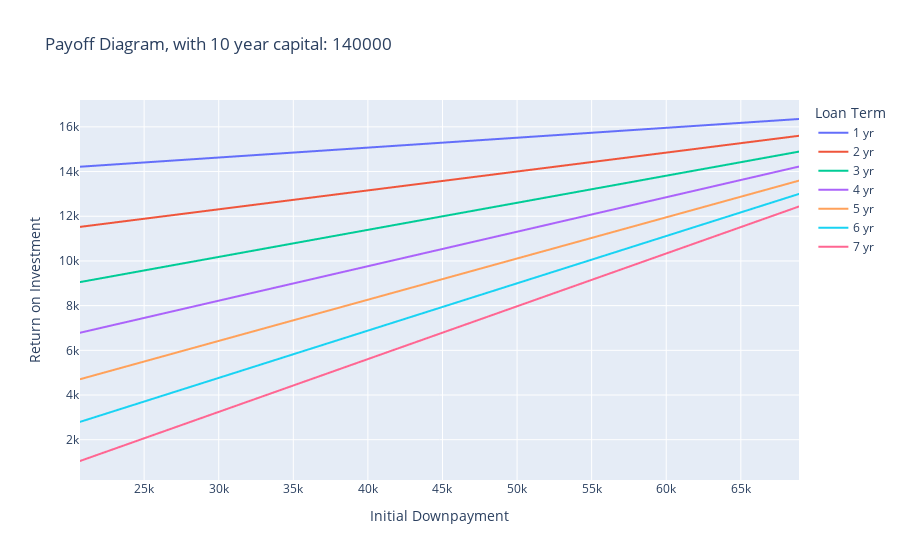

The cell this chart's notebook holds for it:
### Code cell
fig = px.line(payoff_df_melt,x="Downpayment",y="value",color="variable",labels={
                     "Downpayment": "Initial Downpayment",
                     "value": "Return on Investment",
                     "variable": "Loan Term"
                 }, title="Payoff Diagram, with 10 year capital: {}".format(start_cap))
fig.show()

### Figure 1 — Plotly figure (JSON) as saved in the notebook; plotly's stock layout.template omitted (floating-point values rounded to 4 significant figures; data arrays with more than 128 entries replaced by an {"elided": "..."} marker saying what was removed)
{"data": [{"hovertemplate": "Loan Term=1 yr<br>Initial Downpayment=%{x}<br>Return on Investment=%{y}<extra></extra>", "legendgroup": "1 yr", "line": {"color": "#636efa", "dash": "solid"}, "mode": "lines", "name": "1 yr", "showlegend": true, "type": "scattergl", "x": {"elided": "242 int values"}, "xaxis": "x", "y": {"elided": "242 float values"}, "yaxis": "y"}, {"hovertemplate": "Loan Term=2 yr<br>Initial Downpayment=%{x}<br>Return on Investment=%{y}<extra></extra>", "legendgroup": "2 yr", "line": {"color": "#EF553B", "dash": "solid"}, "mode": "lines", "name": "2 yr", "showlegend": true, "type": "scattergl", "x": {"elided": "242 int values"}, "xaxis": "x", "y": {"elided": "242 float values"}, "yaxis": "y"}, {"hovertemplate": "Loan Term=3 yr<br>Initial Downpayment=%{x}<br>Return on Investment=%{y}<extra></extra>", "legendgroup": "3 yr", "line": {"color": "#00cc96", "dash": "solid"}, "mode": "lines", "name": "3 yr", "showlegend": true, "type": "scattergl", "x": {"elided": "242 int values"}, "xaxis": "x", "y": {"elided": "242 float values"}, "yaxis": "y"}, {"hovertemplate": "Loan Term=4 yr<br>Initial Downpayment=%{x}<br>Return on Investment=%{y}<extra></extra>", "legendgroup": "4 yr", "line": {"color": "#ab63fa", "dash": "solid"}, "mode": "lines", "name": "4 yr", "showlegend": true, "type": "scattergl", "x": {"elided": "242 int values"}, "xaxis": "x", "y": {"elided": "242 float values"}, "yaxis": "y"}, {"hovertemplate": "Loan Term=5 yr<br>Initial Downpayment=%{x}<br>Return on Investment=%{y}<extra></extra>", "legendgroup": "5 yr", "line": {"color": "#FFA15A", "dash": "solid"}, "mode": "lines", "name": "5 yr", "showlegend": true, "type": "scattergl", "x": {"elided": "242 int values"}, "xaxis": "x", "y": {"elided": "242 float values"}, "yaxis": "y"}, {"hovertemplate": "Loan Term=6 yr<br>Initial Downpayment=%{x}<br>Return on Investment=%{y}<extra></extra>", "legendgroup": "6 yr", "line": {"color": "#19d3f3", "dash": "solid"}, "mode": "lines", "name": "6 yr", "showlegend": true, "type": "scattergl", "x": {"elided": "242 int values"}, "xaxis": "x", "y": {"elided": "242 float values"}, "yaxis": "y"}, {"hovertemplate": "Loan Term=7 yr<br>Initial Downpayment=%{x}<br>Return on Investment=%{y}<extra></extra>", "legendgroup": "7 yr", "line": {"color": "#FF6692", "dash": "solid"}, "mode": "lines", "name": "7 yr", "showlegend": true, "type": "scattergl", "x": {"elided": "242 int values"}, "xaxis": "x", "y": {"elided": "242 float values"}, "yaxis": "y"}], "layout": {"legend": {"title": {"text": "Loan Term"}, "tracegroupgap": 0}, "title": {"text": "Payoff Diagram, with 10 year capital: 140000"}, "xaxis": {"anchor": "y", "domain": [0, 1], "title": {"text": "Initial Downpayment"}}, "yaxis": {"anchor": "x", "domain": [0, 1], "title": {"text": "Return on Investment"}}}}
